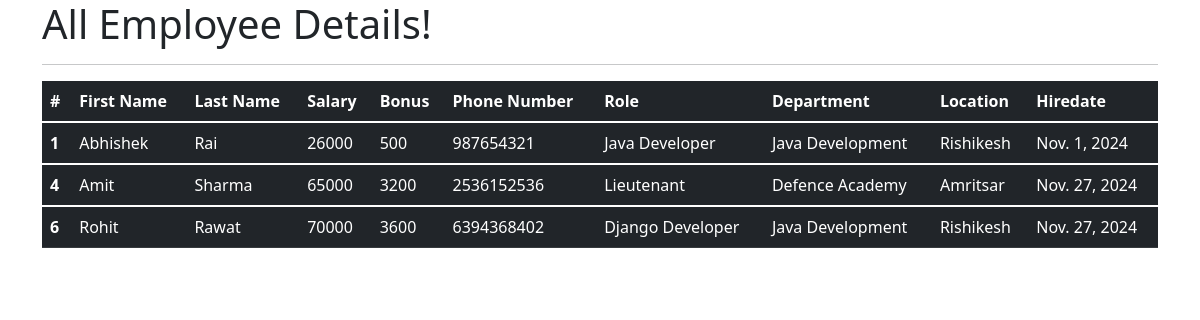
The app's page /all_emp with its own data.
### emp_app/models.py (models this page shows, shortened)
class Employee(models.Model):
    first_name = models.CharField(max_length=100, null=False)
    last_name = models.CharField(max_length=100)
    dept = models.ForeignKey(Department, on_delete=models.CASCADE)
    salary = models.IntegerField(default=0)
    bonus = models.IntegerField(default=0)
    role = models.ForeignKey(Role, on_delete=models.CASCADE)
    phone = models.IntegerField(default=0)
    hire_date = models.DateField()
    def __str__(self):
        return "%s %s" %(self.first_name, self.last_name)

class Role(models.Model):
    name = models.CharField(max_length=100, null=False)

class Department(models.Model):
    name = models.CharField(max_length=100,null=False)
    location = models.CharField(max_length=100)

### emp_app/views.py (the view)
# urls.py: path('all_emp', views.all_emp, name='all_emp'),
def all_emp(request):
    emps = Employee.objects.all()
    context = {
        'emps': emps
    }
    print(context)
    return render(request, 'all_emp.html', context)

### emp_app/templates/all_emp.html (shortened to what this page needs)
<!DOCTYPE html>
<html lang="en">
<head>
  <link href="https://cdn.jsdelivr.net/npm/bootstrap@5.1.3/dist/css/bootstrap.min.css" rel="stylesheet">
</head>
  <body>
  <div class="container">
          <h1>All Employee Details!</h1>
      <hr>
     <table class="table table-dark">
  <thead>
    <tr>
      <th scope="col">#</th>
      <th scope="col">First Name</th>
      <th scope="col">Last Name</th>
      <th scope="col">Salary</th>
      <th scope="col">Bonus</th>
      <th scope="col">Phone Number</th>
      <th scope="col">Role</th>
      <th scope="col">Department</th>
      <th scope="col">Location</th>
      <th scope="col">Hiredate</th>
    </tr>
  </thead>
         {% for emp in emps %}
  <tbody>
    <tr>
      <th scope="row">{{emp.id}}</th>
      <td>{{emp.first_name}}</td>
      <td>{{emp.last_name}}</td>
      <td>{{emp.salary}}</td>
      <td>{{emp.bonus}}</td>
      <td>{{emp.phone}}</td>
      <td>{{emp.role.name}}</td>
      <td>{{emp.dept.name}}</td>
      <td>{{emp.dept.location}}</td>
      <td>{{emp.hire_date}}</td>
    </tr>
  </tbody>
         {% endfor %}
</table>
  </div>
  </body>
</html>

### records on screen
Employee: id "1", first_name "Abhishek", last_name "Rai", salary "26000", bonus "500", phone "987654321", role.name "Java Developer", dept.name "Java Development", dept.location "Rishikesh", hire_date "Nov. 1, 2024"
Employee: id "4", first_name "Amit", last_name "Sharma", salary "65000", bonus "3200", phone "2536152536", role.name "Lieutenant", dept.name "Defence Academy", dept.location "Amritsar", hire_date "Nov. 27, 2024"
Employee: id "6", first_name "Rohit", last_name "Rawat", salary "70000", bonus "3600", phone "6394368402", role.name "Django Developer", dept.name "Java Development", dept.location "Rishikesh", hire_date "Nov. 27, 2024"
